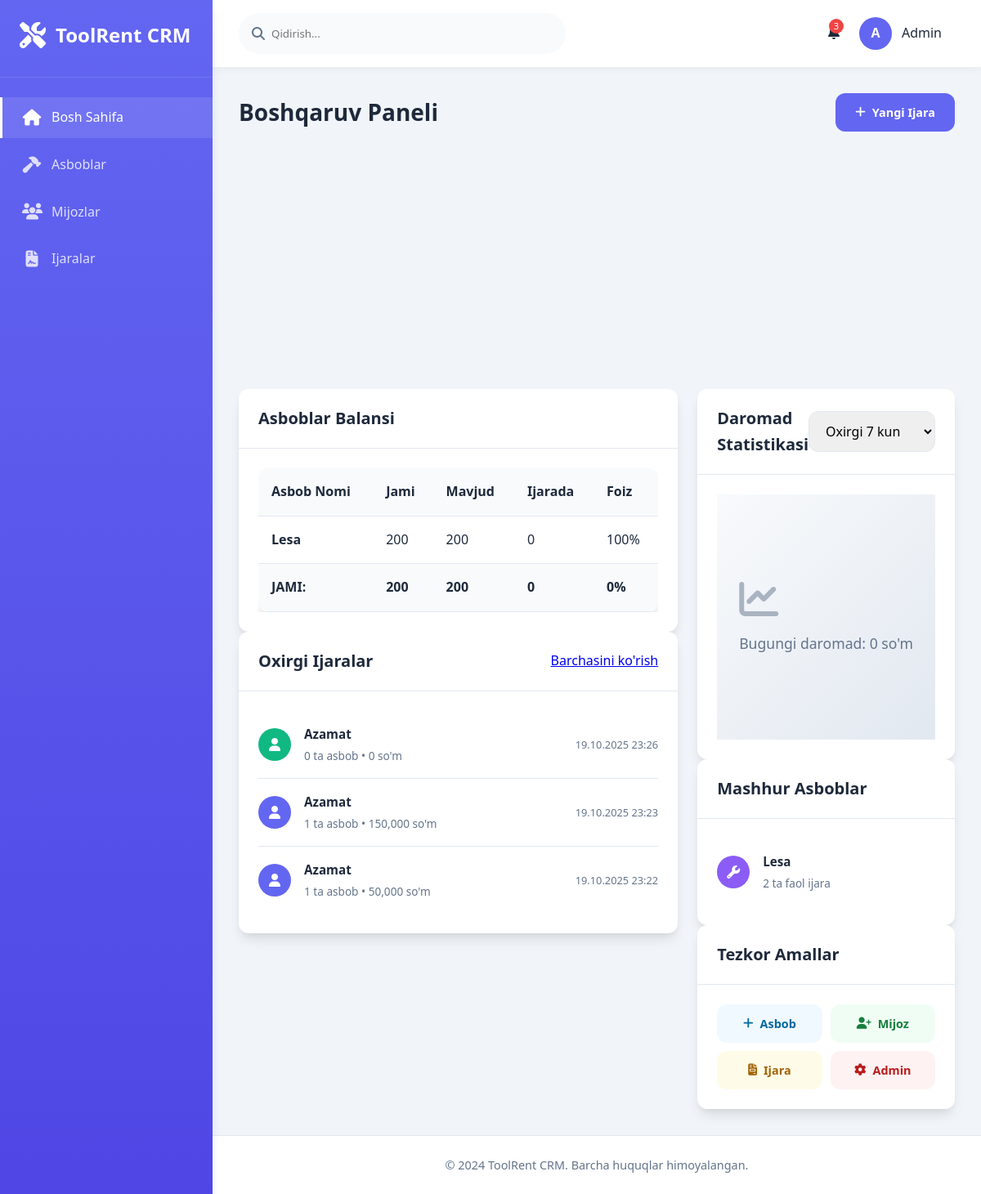
The page / on the database its author committed.
### main/models.py (models this page shows, shortened)
class Tool(models.Model):
    name = models.CharField(max_length=200, verbose_name="Asbob nomi")
    category = models.ForeignKey(ToolCategory, on_delete=models.CASCADE, verbose_name="Kategoriya")
    daily_price = models.DecimalField(max_digits=10, decimal_places=2, verbose_name="Kunlik narx")
    quantity_total = models.IntegerField(verbose_name="Jami soni")
    quantity_available = models.IntegerField(verbose_name="Mavjud soni")
    is_active = models.BooleanField(default=True, verbose_name="Faol")
    created_at = models.DateTimeField(auto_now_add=True)
    class Meta:
        verbose_name = "Asbob"
        verbose_name_plural = "Asboblar"

class Rental(models.Model):
    STATUS_CHOICES = [
        ('active', 'Faol'),
        ('completed', 'Yakunlangan'),
        ('cancelled', 'Bekor qilingan'),
    ]
    customer = models.ForeignKey(Customer, on_delete=models.CASCADE, verbose_name="Mijoz")
    start_date = models.DateField(verbose_name="Boshlanish sanasi", default=timezone.now)
    end_date = models.DateField(null=True, blank=True, verbose_name="Tugash sanasi")
    total_amount = models.DecimalField(max_digits=12, decimal_places=2, default=0, verbose_name="Jami summa")
    status = models.CharField(max_length=20, choices=STATUS_CHOICES, default='active', verbose_name="Holati")
    created_at = models.DateTimeField(auto_now_add=True)
    class Meta:
        verbose_name = "Ijara"
        verbose_name_plural = "Ijaralar"

class Customer(models.Model):
    name = models.CharField(max_length=200, verbose_name="Ism")
    phone = models.CharField(max_length=20, verbose_name="Telefon")
    address = models.TextField(verbose_name="Manzil")
    created_at = models.DateTimeField(auto_now_add=True)
    class Meta:
        verbose_name = "Mijoz"
        verbose_name_plural = "Mijozlar"

### main/views.py (the view)
# urls.py: path('', views.dashboard, name='dashboard'),
def dashboard(request):
    total_tools = Tool.objects.count()
    available_tools = Tool.objects.aggregate(Sum('quantity_available'))['quantity_available__sum'] or 0
    total_quantity = Tool.objects.aggregate(Sum('quantity_total'))['quantity_total__sum'] or 0
    rented_tools = total_quantity - available_tools
    active_rentals = Rental.objects.filter(status='active').count()
    tools_stats = []
    total_total = 0
    for tool in Tool.objects.all():
        rented_count = RentalItem.objects.filter(
            tool=tool,
            rental__status='active'
        ).aggregate(total=Sum('quantity'))['total'] or 0
        tools_stats.append({
            'name': tool.name,
            'quantity_total': tool.quantity_total,
            'quantity_available': tool.quantity_available,
            'rented_count': rented_count
        })
        total_total += tool.quantity_total
    recent_rentals = Rental.objects.all().order_by('-created_at')[:5]
    today_income = Rental.objects.filter(
        created_at__date=timezone.now().date(),
        status='active'
    ).aggregate(Sum('total_amount'))['total_amount__sum'] or 0
    popular_tools = Tool.objects.annotate(
        rental_count=Count('rentalitem')
    ).order_by('-rental_count')[:4]
    context = {
        'total_tools': total_tools,
        'available_tools': available_tools,
        'rented_tools': rented_tools,
        'active_rentals': active_rentals,
        'recent_rentals': recent_rentals,
        'today_income': today_income,
        'popular_tools': popular_tools,
        'tools_stats': tools_stats,
        'total_tools_stats': {
            'total_total': total_total
        }
    }
    return render(request, 'main/dashboard.html', context)

### main/templates/main/dashboard.html (shortened to what this page needs)
{% extends 'main/base.html' %}
{% block content %}
<div class="page-title">
    <h2>Boshqaruv Paneli</h2>
    <a href="{% url 'main:create_rental' %}" class="btn btn-primary">
        <i class="fas fa-plus"></i> Yangi Ijara
    </a>
</div>
<div class="stats-grid">
</div>
<div class="content-grid">
    <div class="left-column">
        <div class="card">
            <div class="card-header">
                <h3>Asboblar Balansi</h3>
            </div>
            <div class="card-body">
                <div class="table-container">
                    <table class="table">
                        <thead>
                            <tr>
                                <th>Asbob Nomi</th>
                                <th>Jami</th>
                                <th>Mavjud</th>
                                <th>Ijarada</th>
                                <th>Foiz</th>
                            </tr>
                        </thead>
                        <tbody>
                            {% for tool in tools_stats %}
                            <tr>
                                <td>
                                    <strong>{{ tool.name }}</strong>
                                </td>
                                <td class="number-format">{{ tool.quantity_total }}</td>
                                <td class="number-format">{{ tool.quantity_available }}</td>
                                <td class="number-format">
                                    {% if tool.rented_count %}
                                        {{ tool.rented_count }}
                                    {% else %}
                                        0
                                    {% endif %}
                                </td>
                                <td>
                                    {% if tool.quantity_total > 0 %}
                                        {% widthratio tool.quantity_available tool.quantity_total 100 %}%
                                    {% else %}
                                        0%
                                    {% endif %}
                                </td>
                            </tr>
                            {% endfor %}
                        </tbody>
                        <tfoot>
                            <tr style="background: var(--secondary); font-weight: bold;">
                                <td><strong>JAMI:</strong></td>
                                <td class="number-format">
                                    {% with total=total_tools_stats.total_total|default:0 %}
                                        {{ total }}
                                    {% endwith %}
                                </td>
                                <td class="number-format">{{ available_tools }}</td>
                                <td class="number-format">{{ rented_tools }}</td>
                                <td>
                                    {% if total_quantity > 0 %}
                                        {% widthratio available_tools total_quantity 100 %}%
                                    {% else %}
                                        0%
                                    {% endif %}
                                </td>
                            </tr>
                        </tfoot>
                    </table>
                </div>
            </div>
        </div>
        <div class="card">
            <div class="card-header">
                <h3>Oxirgi Ijaralar</h3>
                <a href="{% url 'main:rental_list' %}">Barchasini ko'rish</a>
            </div>
            <div class="card-body">
                <ul class="recent-activity">
                    {% for rental in recent_rentals %}
                    <li class="activity-item">
                        <div class="activity-icon" style="background-color: {% if rental.status == 'active' %}#10b981{% else %}#6366f1{% endif %};">
                            <i class="fas fa-user"></i>
                        </div>
                        <div class="activity-info">
                            <h4>{{ rental.customer.name }}</h4>
                            <p>{{ rental.rentalitem_set.count }} ta asbob • <span class="number-format">{{ rental.total_amount|floatformat:0 }}</span> so'm</p>
                        </div>
                        <div class="activity-time">{{ rental.created_at|date:"d.m.Y H:i" }}</div>
                    </li>
                    {% empty %}
                    <li class="activity-item">
                        <div class="activity-info">
                            <p>Hozircha ijaralar mavjud emas</p>
                        </div>
                    </li>
                    {% endfor %}
                </ul>
            </div>
        </div>
    </div>
    <div class="right-column">
        <div class="card">
            <div class="card-header">
                <h3>Daromad Statistikasi</h3>
                <select class="form-control" style="width: auto;">
                    <option>Oxirgi 7 kun</option>
                </select>
            </div>
            <div class="card-body">
                <div class="chart-placeholder">
                    <div class="chart-content">
                        <i class="fas fa-chart-line"></i>
                        <p>Bugungi daromad: <span class="number-format">{{ today_income|floatformat:0 }}</span> so'm</p>
                    </div>
                </div>
            </div>
        </div>
        <div class="card">
            <div class="card-header">
                <h3>Mashhur Asboblar</h3>
            </div>
            <div class="card-body">
                <ul class="recent-activity">
                    {% for tool in popular_tools %}
                    <li class="activity-item">
                        <div class="activity-icon" style="background-color: #8b5cf6;">
                            <i class="fas fa-wrench"></i>
                        </div>
                        <div class="activity-info">
                            <h4>{{ tool.name }}</h4>
                            <p>{{ tool.rental_count }} ta faol ijara</p>
                        </div>
                    </li>
                    {% empty %}
                    <li class="activity-item">
                        <div class="activity-info">
                            <p>Hozircha ma'lumot yo'q</p>
                        </div>
                    </li>
                    {% endfor %}
                </ul>
            </div>
        </div>
        <div class="card">
            <div class="card-header">
                <h3>Tezkor Amallar</h3>
            </div>
            <div class="card-body">
                <div style="display: grid; grid-template-columns: 1fr 1fr; gap: 10px;">
                    <a href="{% url 'main:create_tool' %}" class="btn" style="background: #f0f9ff; color: #0369a1; text-decoration: none;">
                        <i class="fas fa-plus"></i> Asbob
                    </a>
                    <a href="{% url 'main:create_customer' %}" class="btn" style="background: #f0fdf4; color: #15803d; text-decoration: none;">
                        <i class="fas fa-user-plus"></i> Mijoz
                    </a>
                    <a href="{% url 'main:create_rental' %}" class="btn" style="background: #fefce8; color: #a16207; text-decoration: none;">
                        <i class="fas fa-file-invoice"></i> Ijara
                    </a>
                    <a href="/admin/" class="btn" style="background: #fef2f2; color: #b91c1c; text-decoration: none;">
                        <i class="fas fa-cog"></i> Admin
                    </a>
                </div>
            </div>
        </div>
    </div>
</div>
{% endblock %}

### main/templates/main/base.html (style rules this page uses)
:root { --primary: #6366f1; --primary-dark: #4f46e5; --secondary: #f8fafc; --accent: #10b981; --danger: #ef4444; --warning: #f59e0b; --dark: #1e293b; --light: #f8fafc; --gray: #64748b; --gray-light: #e2e8f0; --shadow: 0 10px 15px -3px rgba(0, 0, 0, 0.1), 0 4px 6px -2px rgba(0, 0, 0, 0.05); --radius: 12px; --transition: all 0.3s ease; }
* { margin: 0; padding: 0; box-sizing: border-box; font-family: 'Segoe UI', system-ui, sans-serif; }
body { background-color: #f1f5f9; color: var(--dark); line-height: 1.6; }
.page-title { display: flex; justify-content: space-between; align-items: center; margin-bottom: 2rem; }
.page-title h2 { font-size: 1.75rem; font-weight: 700; color: var(--dark); }
.btn { padding: 0.75rem 1.5rem; border-radius: var(--radius); border: none; font-weight: 600; cursor: pointer; transition: var(--transition); display: inline-flex; align-items: center; justify-content: center; text-decoration: none; font-size: 0.9rem; }
.btn i { margin-right: 0.5rem; }
.btn-primary { background: var(--primary); color: white; }
.stats-grid { display: grid; grid-template-columns: repeat(auto-fit, minmax(240px, 1fr)); gap: 1.5rem; margin-bottom: 2rem; }
.content-grid { display: grid; grid-template-columns: 2fr 1fr; gap: 1.5rem; }
.card { background: white; border-radius: var(--radius); box-shadow: var(--shadow); overflow: hidden; }
.card-header { padding: 1.25rem 1.5rem; border-bottom: 1px solid var(--gray-light); display: flex; justify-content: space-between; align-items: center; }
.card-header h3 { font-size: 1.25rem; font-weight: 600; }
.card-body { padding: 1.5rem; }
.chart-placeholder { height: 300px; background: linear-gradient(135deg, #f8fafc 0%, #e2e8f0 100%); display: flex; align-items: center; justify-content: center; color: var(--gray); font-size: 1.1rem; flex-direction: column; }
.chart-placeholder i { font-size: 3rem; margin-bottom: 1rem; opacity: 0.5; }
.recent-activity { list-style: none; }
.activity-item { display: flex; padding: 1rem 0; border-bottom: 1px solid var(--gray-light); align-items: center; }
.activity-item:last-child { border-bottom: none; }
.activity-icon { width: 40px; height: 40px; border-radius: 50%; display: flex; align-items: center; justify-content: center; margin-right: 1rem; color: white; font-size: 1rem; flex-shrink: 0; }
.activity-info { flex: 1; }
.activity-info h4 { font-size: 0.95rem; margin-bottom: 0.25rem; }
.activity-info p { font-size: 0.85rem; color: var(--gray); }
.activity-time { font-size: 0.8rem; color: var(--gray); margin-left: 1rem; white-space: nowrap; }
.table-container { overflow-x: auto; }
.table { width: 100%; border-collapse: collapse; background: white; border-radius: var(--radius); overflow: hidden; box-shadow: var(--shadow); }
.table th, .table td { padding: 1rem; text-align: left; border-bottom: 1px solid var(--gray-light); }
.table th { background: var(--secondary); font-weight: 600; color: var(--dark); }
.form-control { width: 100%; padding: 0.75rem 1rem; border: 1px solid var(--gray-light); border-radius: var(--radius); font-size: 1rem; transition: var(--transition); }
.number-format { font-feature-settings: "tnum"; font-variant-numeric: tabular-nums; }

### rows shown on the page
Tool: name "Lesa", name "Lesa", rental_count "2"
Rental: customer.name "Azamat", rentalitem_set.count "0", total_amount "0", created_at "19.10.2025 23:26"
Rental: customer.name "Azamat", rentalitem_set.count "1", total_amount "150,000", created_at "19.10.2025 23:23"
Rental: customer.name "Azamat", rentalitem_set.count "1", total_amount "50,000", created_at "19.10.2025 23:22"

### other values the page prints
{{ tool.quantity_total }} "200"
{{ tool.quantity_available }} "200"
{{ total }} "200"
{{ available_tools }} "200"
{{ rented_tools }} "0"
{{ today_income|floatformat:0 }} "0"
